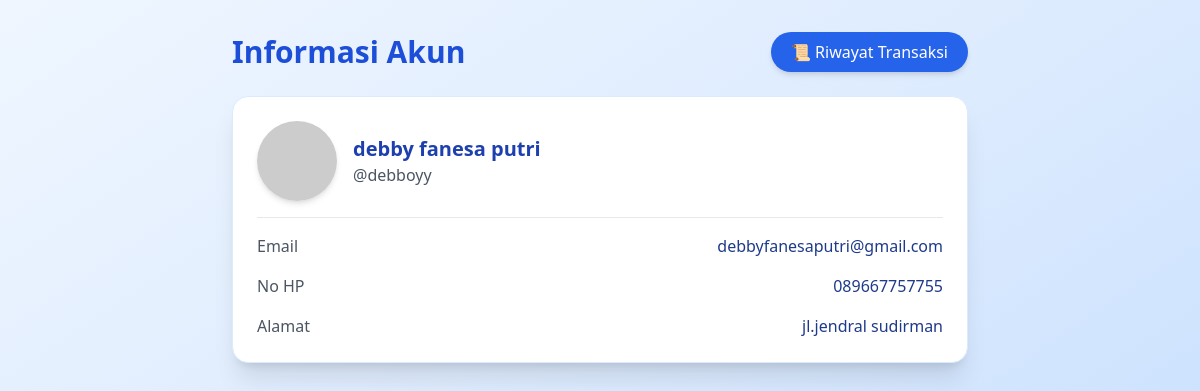
Screenshot of /informasi_akun.php (signed in) with the database file from the repository.
### tables this page shows
CREATE TABLE `users` (
  `id` int NOT NULL,
  `nama` varchar(255) DEFAULT NULL,
  `email` varchar(255) DEFAULT NULL,
  `profile_picture` varchar(255) DEFAULT NULL,
  `username` varchar(255) DEFAULT NULL,
  `password` varchar(255) DEFAULT NULL,
  `hp` varchar(255) DEFAULT NULL,
  `alamat` varchar(255) DEFAULT NULL,
  `role` enum('admin','pelanggan') DEFAULT NULL
);

### informasi_akun.php (the view, shortened to what this page needs)
<?php
include 'config.php';
$id_user = $_SESSION['id_user'];
$query = "SELECT * FROM users WHERE id = '$id_user' LIMIT 1";
$result = mysqli_query($koneksi, $query);
$user = mysqli_fetch_assoc($result);
?>
<!DOCTYPE html>
<html lang="id">
<head>
  <script src="https://cdn.tailwindcss.com"></script>
</head>
<body class="bg-gradient-to-br from-blue-50 via-blue-100 to-blue-200 min-h-screen font-sans">
  <div class="container mx-auto px-4 py-8 max-w-3xl">
    <div class="flex justify-between items-center mb-6">
      <h1 class="text-3xl font-extrabold text-blue-700">Informasi Akun</h1>
      <a href="riwayat_transaksi.php"
         class="bg-blue-600 hover:bg-blue-700 text-white px-5 py-2 rounded-full shadow-md transition duration-200">
         📜 Riwayat Transaksi
      </a>
    </div>
    <div class="bg-white shadow-xl rounded-2xl p-6 border border-blue-100">
      <div class="flex items-center space-x-4 border-b pb-4 mb-4">
        <img src="https://ui-avatars.com/api/?name=<?= urlencode($user['nama']) ?>&background=3b82f6&color=fff&rounded=true&size=80"
             alt="Foto Profil" class="w-20 h-20 rounded-full shadow-md">
        <div>
          <h2 class="text-xl font-bold text-blue-800"><?= $user['nama'] ?></h2>
          <p class="text-gray-600">@<?= $user['username'] ?></p>
        </div>
      </div>
      <div class="space-y-4">
        <div class="flex justify-between">
          <span class="text-gray-600">Email</span>
          <span class="font-medium text-blue-900"><?= $user['email'] ?></span>
        </div>
        <div class="flex justify-between">
          <span class="text-gray-600">No HP</span>
          <span class="font-medium text-blue-900"><?= $user['hp'] ?></span>
        </div>
        <div class="flex justify-between">
          <span class="text-gray-600">Alamat</span>
          <span class="font-medium text-blue-900"><?= $user['alamat'] ?></span>
        </div>
      </div>
    </div>
  </div>
</body>
</html>

### rows the page displays
users: nama "debby fanesa putri", username "debboyy", email "debbyfanesaputri@gmail.com", hp "089667757755", alamat "jl.jendral sudirman"
